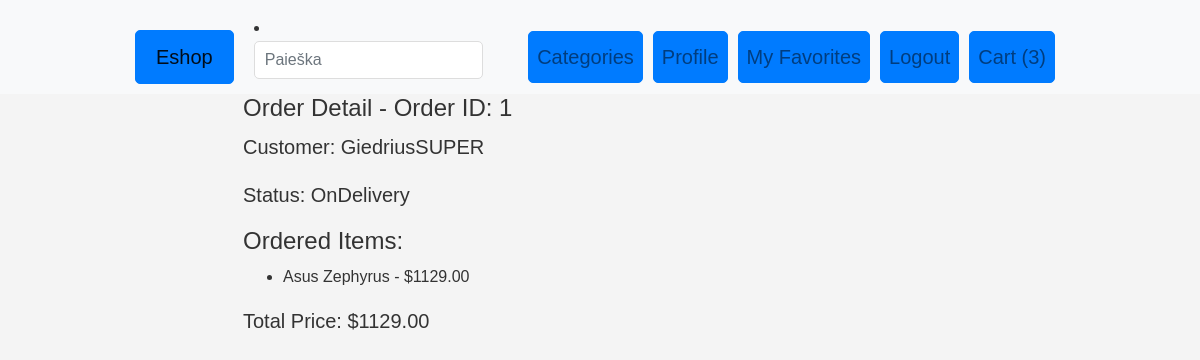
Page /order_detail/1/ (signed in) on the committed database.
### eshopas_app/models.py (models this page shows, shortened)
class Cart(models.Model):
    user = models.OneToOneField(User, on_delete=models.CASCADE)

class Order(models.Model):
    STATUS_CHOICES = (
        ('Paid-Waiting', 'Paid-Waiting'),
        ('Approved', 'Approved'),
        ('OnDelivery', 'On Delivery'),
    )
    status = models.ForeignKey('Status', on_delete=models.CASCADE)
    customer = models.ForeignKey(Customer, on_delete=models.CASCADE, default=None)
    products = models.ManyToManyField(Product)  # This line associates products with the order
    is_approved = models.BooleanField(default=False)

class Customer(models.Model):
    user = models.OneToOneField(User, on_delete=models.CASCADE)
    email = models.EmailField()

class Status(models.Model):
    name = models.CharField(max_length=100)
    description = models.TextField(blank=True)
    STATUS_CHOICES = (
        ('Paid-Waiting', 'Paid-Waiting'),
        ('Approved', 'Approved'),
        ('OnDelivery', 'On Delivery'),
    )
    status_type = models.CharField(max_length=20, choices=STATUS_CHOICES, default='Paid-Waiting')
    def __str__(self):
        return self.status_type

class Product(models.Model):
    product_id = models.IntegerField(default=0)
    name = models.CharField(max_length=100)
    price = models.DecimalField(max_digits=10, decimal_places=2)
    category = models.ForeignKey(Category, on_delete=models.CASCADE, default=1)
    image = models.ImageField(upload_to='product_images/', blank=True, null=True)
    thumbnail = ImageSpecField(source='image', processors=[ResizeToFill(150, 200)], format='JPEG', options={'quality': 90})
    is_featured = models.BooleanField(default=True)
    stock = models.PositiveIntegerField(default=0)
    description = models.TextField(blank=True)
    favorites = models.ManyToManyField(User, related_name='favorites', blank=True)

### eshopas_app/views.py (the view)
# urls.py: path('order_detail/<int:order_id>/', views.order_detail_view, name='order_detail'),
@login_required
def order_detail_view(request, order_id):
    try:
        order = get_object_or_404(Order, id=order_id, customer__user=request.user)
        order_items = order.products.all()  # Retrieve the ordered products using the related name
        total_price = sum(item.price for item in order_items)
    except Order.DoesNotExist:
        order = get_product_by_id
        order_items = CartItem
        total_price = enumerate
    context = {
        'order': order,
        'order_items': order_items,
        'total_price': total_price,
    }
    return render(request, 'order_detail.html', context)

### eshopas_app/templates/order_detail.html (shortened to what this page needs)
{% extends 'base.html' %}
{% load custom_filters %}
{% block content %}
    <div class="container">
        {% if order %}
            <h2>Order Detail - Order ID: {{ order.id }}</h2>
            <p>Customer: {{ order.customer.user.username }}</p>
            <p>Status: {{ order.status }}</p>
            <h3>Ordered Items:</h3>
            {% if order_items %}
                <ul>
                    {% for item in order_items %}
                        <li>{{ item.name }} - ${{ item.price }}</li>
                    {% endfor %}
                </ul>
            {% else %}
                <p>No items found.</p>
            {% endif %}
            <p>Total Price: ${{ total_price }}</p>
        {% else %}
            <p>Order not found.</p>
        {% endif %}
    </div>
{% endblock %}

### eshopas_app/templates/base.html (shortened to what this page needs)
<!DOCTYPE html>
{% load static %}
{% load cart_tags %}
{% load myfilters %}
<html lang="en">
<head>
    <link rel="stylesheet" href="https://stackpath.bootstrapcdn.com/bootstrap/4.1.3/css/bootstrap.min.css">
    <link rel="stylesheet" type="text/css" href="{% static 'css/styles.css' %}">
</head>
<body>
<nav class="navbar navbar-expand-lg navbar-light bg-light">
    <div class="container">
        <a class="navbar-brand btn btn-primary" href="/">Eshop</a>
        <li>
            <form action="{% url 'search' %}" method="get" class="form-inline my-2 my-md-0">
                <input name="query" class="form-control" type="text" placeholder="Paieška">
            </form>
        </li>
        <div class="collapse navbar-collapse" id="navbarNavAltMarkup">
            <div class="navbar-nav ml-auto">
                <a class="nav-item nav-link btn btn-primary" href="/category/">Categories</a>
                {% if user.is_authenticated %}
                    <a class="nav-item nav-link btn btn-primary" href="/profile/">Profile</a>
                    <a class="nav-item nav-link btn btn-primary" href="/my-favorites/">My Favorites</a>
                    <a class="nav-item nav-link btn btn-primary" href="/logout/">Logout</a>
                    {% if request.user.cart %}
                        <a class="nav-item nav-link btn btn-primary cart-link" href="/cart-detail/">
                            Cart ({{ request.user.cart.cartitem_set.count }})
                        </a>
                    {% else %}
                        <a class="nav-item nav-link btn btn-primary cart-link" href="/cart-detail/">
                            Cart (0)
                        </a>
                    {% endif %}
                {% else %}
                    <a class="nav-item nav-link btn btn-primary" href="{% url 'login' %}">Login</a>
                    <a class="nav-item nav-link btn btn-primary" href="/register/">Register</a>
                {% endif %}
            </div>
        </div>
    </div>
</nav>
<div class="container">
    {% block content %}
    {% endblock %}
</div>
</body>
</html>

### static/css/styles.css (style rules this page uses)
body { font-family: Arial, sans-serif; line-height: 1.6; color: #333; background-color: #f4f4f4; margin: 0; padding: 0; }
.container { width: 80%; margin: auto; overflow: hidden; }
form { margin: 20px 0; }
form input[type="text"], form input[type="email"], form textarea { width: 100%; padding: 10px; border-radius: 5px; border: 1px solid #ddd; }
.btn { border-radius: 5px; padding: 8px 16px; font-size: 16px; text-align: center; text-decoration: none; cursor: pointer; transition: background-color 0.3s ease; }
.btn-primary { color: #ffffff; background-color: #007bff; border-color: #007bff; }
.navbar { padding: 10px 0; }
.navbar-brand { margin-right: 20px; }
.navbar-nav .btn { margin-right: 10px; }
.cart-link { position: relative; }
h2 { font-size: 24px; }
h3 { font-size: 24px; }
p { font-size: 20px; }
a.btn-primary { font-size: 20px; margin-top: 20px; padding: 10px 20px; text-decoration: none; background-color: #007bff; color: #fff; border-radius: 5px; }

### rows in the picture
Order: id "1", customer.user.username "GiedriusSUPER", status "OnDelivery"
Product: name "Asus Zephyrus", price "1129.00"

### other values in the picture
{{ request.user.cart.cartitem_set.count }} "3"
{{ total_price }} "1129.00"
